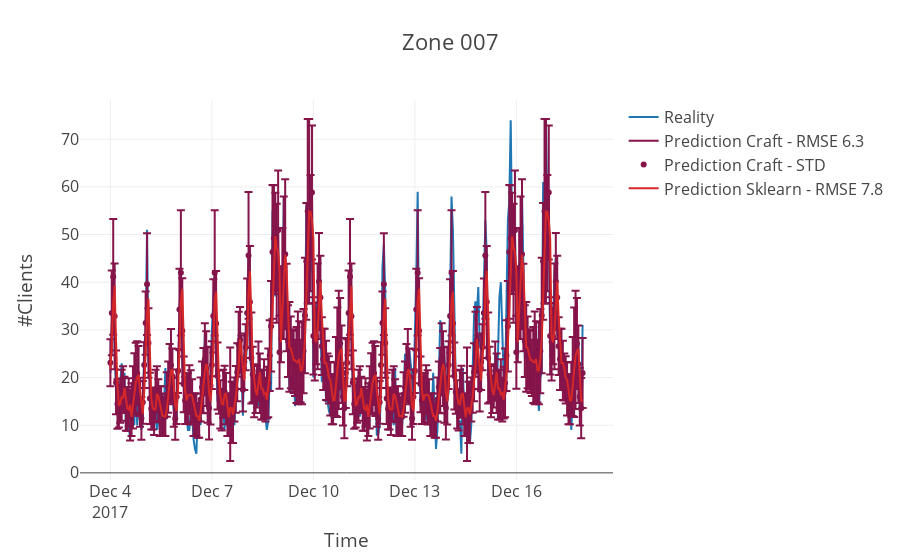
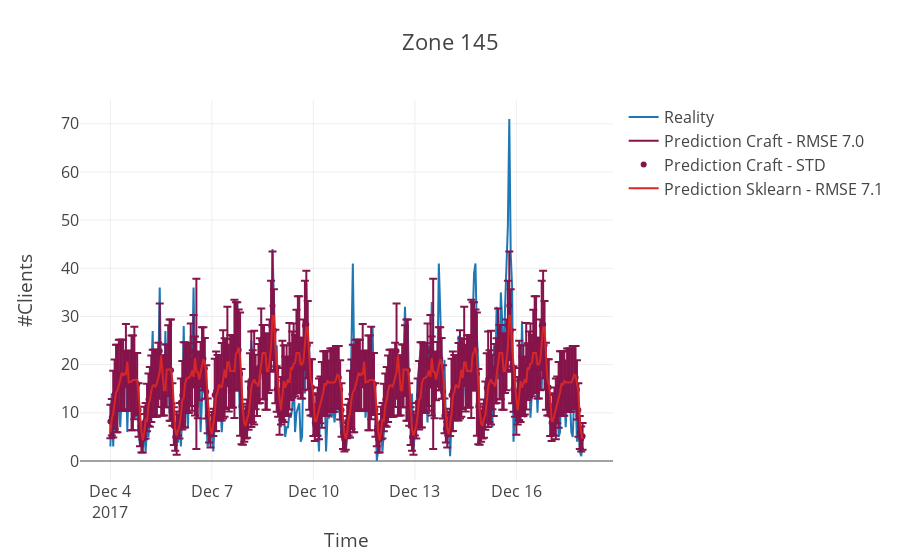
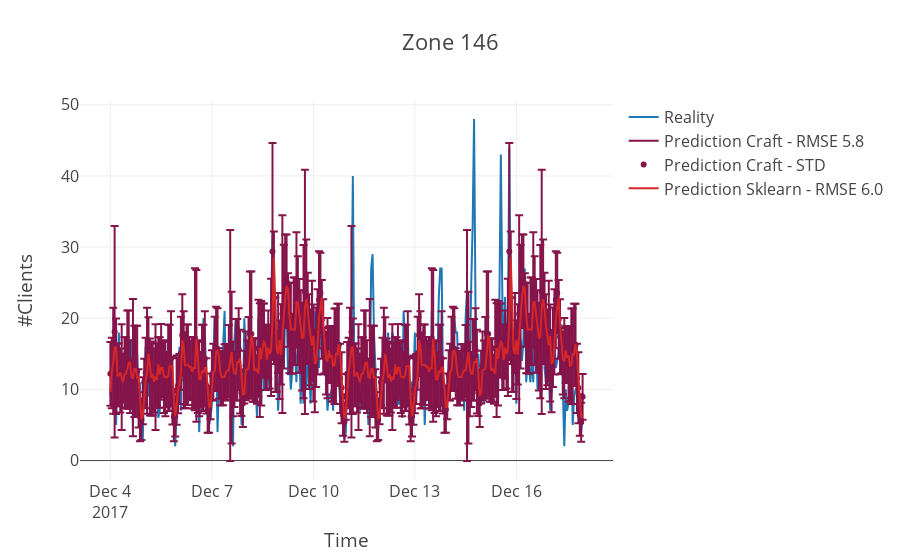
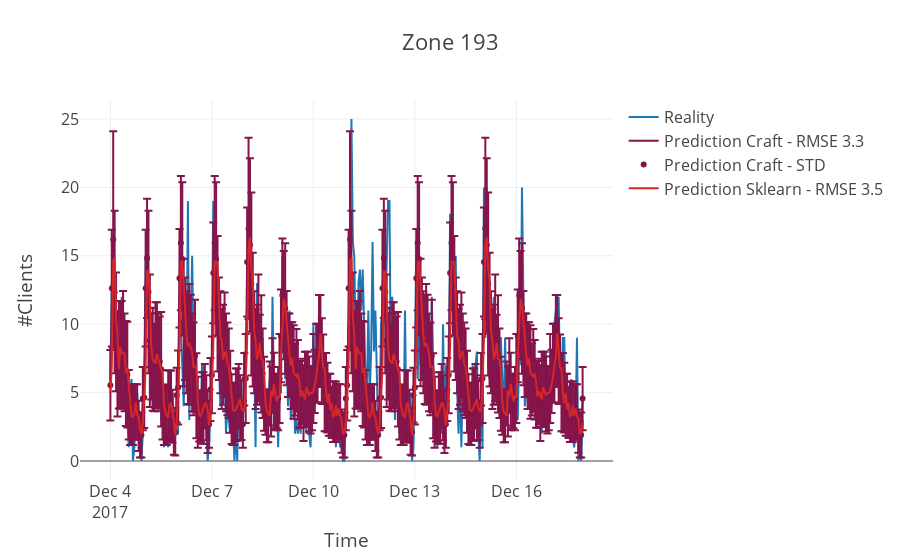

Here is the notebook cell these charts were saved with, in order:
### Code cell
for z in selected_zones_str:
    Tools.plot_zone_results(z, reality, 
                            craft, craft_std, 
                            sklearn, utc_test_index)

### Figure 1 — Plotly figure (JSON) as saved in the notebook; plotly's stock layout.template omitted (floating-point values rounded to 4 significant figures; data arrays with more than 128 entries replaced by an {"elided": "..."} marker saying what was removed)
{"data": [{"line": {"color": "hsla(0,0,0%)"}, "name": "Reality", "type": "scatter", "uid": "3fe7cd10-901c-11e8-bc1f-e2005d116301", "x": {"elided": "336 str values"}, "y": {"elided": "336 int values"}}, {"line": {"color": "#85144B"}, "name": "Prediction Craft - RMSE 6.3", "type": "scatter", "uid": "3fe7cfc2-901c-11e8-bc1f-e2005d116301", "x": {"elided": "336 str values"}, "y": {"elided": "336 float values"}}, {"error_y": {"array": {"elided": "336 float values"}, "color": "#85144B", "type": "data", "visible": true}, "marker": {"color": "#85144B"}, "mode": "markers", "name": "Prediction Craft - STD", "type": "scatter", "uid": "3fe7d076-901c-11e8-bc1f-e2005d116301", "x": {"elided": "336 str values"}, "y": {"elided": "336 float values"}}, {"name": "Prediction Sklearn - RMSE 7.8", "type": "scatter", "uid": "3fe7d10c-901c-11e8-bc1f-e2005d116301", "x": {"elided": "336 str values"}, "y": {"elided": "336 float values"}}], "layout": {"font": {"size": 16}, "title": "Zone 007", "xaxis": {"title": "Time"}, "yaxis": {"title": "#Clients"}}}

### Figure 2 — Plotly figure (JSON) as saved in the notebook; plotly's stock layout.template omitted (floating-point values rounded to 4 significant figures; data arrays with more than 128 entries replaced by an {"elided": "..."} marker saying what was removed)
{"data": [{"line": {"color": "hsla(0,0,0%)"}, "name": "Reality", "type": "scatter", "uid": "4057036a-901c-11e8-bc1f-e2005d116301", "x": {"elided": "336 str values"}, "y": {"elided": "336 int values"}}, {"line": {"color": "#85144B"}, "name": "Prediction Craft - RMSE 7.0", "type": "scatter", "uid": "405704a0-901c-11e8-bc1f-e2005d116301", "x": {"elided": "336 str values"}, "y": {"elided": "336 float values"}}, {"error_y": {"array": {"elided": "336 float values"}, "color": "#85144B", "type": "data", "visible": true}, "marker": {"color": "#85144B"}, "mode": "markers", "name": "Prediction Craft - STD", "type": "scatter", "uid": "40570540-901c-11e8-bc1f-e2005d116301", "x": {"elided": "336 str values"}, "y": {"elided": "336 float values"}}, {"name": "Prediction Sklearn - RMSE 7.1", "type": "scatter", "uid": "405705cc-901c-11e8-bc1f-e2005d116301", "x": {"elided": "336 str values"}, "y": {"elided": "336 float values"}}], "layout": {"font": {"size": 16}, "title": "Zone 145", "xaxis": {"title": "Time"}, "yaxis": {"title": "#Clients"}}}

### Figure 3 — Plotly figure (JSON) as saved in the notebook; plotly's stock layout.template omitted (floating-point values rounded to 4 significant figures; data arrays with more than 128 entries replaced by an {"elided": "..."} marker saying what was removed)
{"data": [{"line": {"color": "hsla(0,0,0%)"}, "name": "Reality", "type": "scatter", "uid": "4074a442-901c-11e8-bc1f-e2005d116301", "x": {"elided": "336 str values"}, "y": {"elided": "336 int values"}}, {"line": {"color": "#85144B"}, "name": "Prediction Craft - RMSE 5.8", "type": "scatter", "uid": "4074a58c-901c-11e8-bc1f-e2005d116301", "x": {"elided": "336 str values"}, "y": {"elided": "336 float values"}}, {"error_y": {"array": {"elided": "336 float values"}, "color": "#85144B", "type": "data", "visible": true}, "marker": {"color": "#85144B"}, "mode": "markers", "name": "Prediction Craft - STD", "type": "scatter", "uid": "4074a62c-901c-11e8-bc1f-e2005d116301", "x": {"elided": "336 str values"}, "y": {"elided": "336 float values"}}, {"name": "Prediction Sklearn - RMSE 6.0", "type": "scatter", "uid": "4074a6b8-901c-11e8-bc1f-e2005d116301", "x": {"elided": "336 str values"}, "y": {"elided": "336 float values"}}], "layout": {"font": {"size": 16}, "title": "Zone 146", "xaxis": {"title": "Time"}, "yaxis": {"title": "#Clients"}}}

### Figure 4 — Plotly figure (JSON) as saved in the notebook; plotly's stock layout.template omitted (floating-point values rounded to 4 significant figures; data arrays with more than 128 entries replaced by an {"elided": "..."} marker saying what was removed)
{"data": [{"line": {"color": "hsla(0,0,0%)"}, "name": "Reality", "type": "scatter", "uid": "409a0bc4-901c-11e8-bc1f-e2005d116301", "x": {"elided": "336 str values"}, "y": {"elided": "336 int values"}}, {"line": {"color": "#85144B"}, "name": "Prediction Craft - RMSE 3.3", "type": "scatter", "uid": "409a0d18-901c-11e8-bc1f-e2005d116301", "x": {"elided": "336 str values"}, "y": {"elided": "336 float values"}}, {"error_y": {"array": {"elided": "336 float values"}, "color": "#85144B", "type": "data", "visible": true}, "marker": {"color": "#85144B"}, "mode": "markers", "name": "Prediction Craft - STD", "type": "scatter", "uid": "409a0dc2-901c-11e8-bc1f-e2005d116301", "x": {"elided": "336 str values"}, "y": {"elided": "336 float values"}}, {"name": "Prediction Sklearn - RMSE 3.5", "type": "scatter", "uid": "409a0e4e-901c-11e8-bc1f-e2005d116301", "x": {"elided": "336 str values"}, "y": {"elided": "336 float values"}}], "layout": {"font": {"size": 16}, "title": "Zone 193", "xaxis": {"title": "Time"}, "yaxis": {"title": "#Clients"}}}
